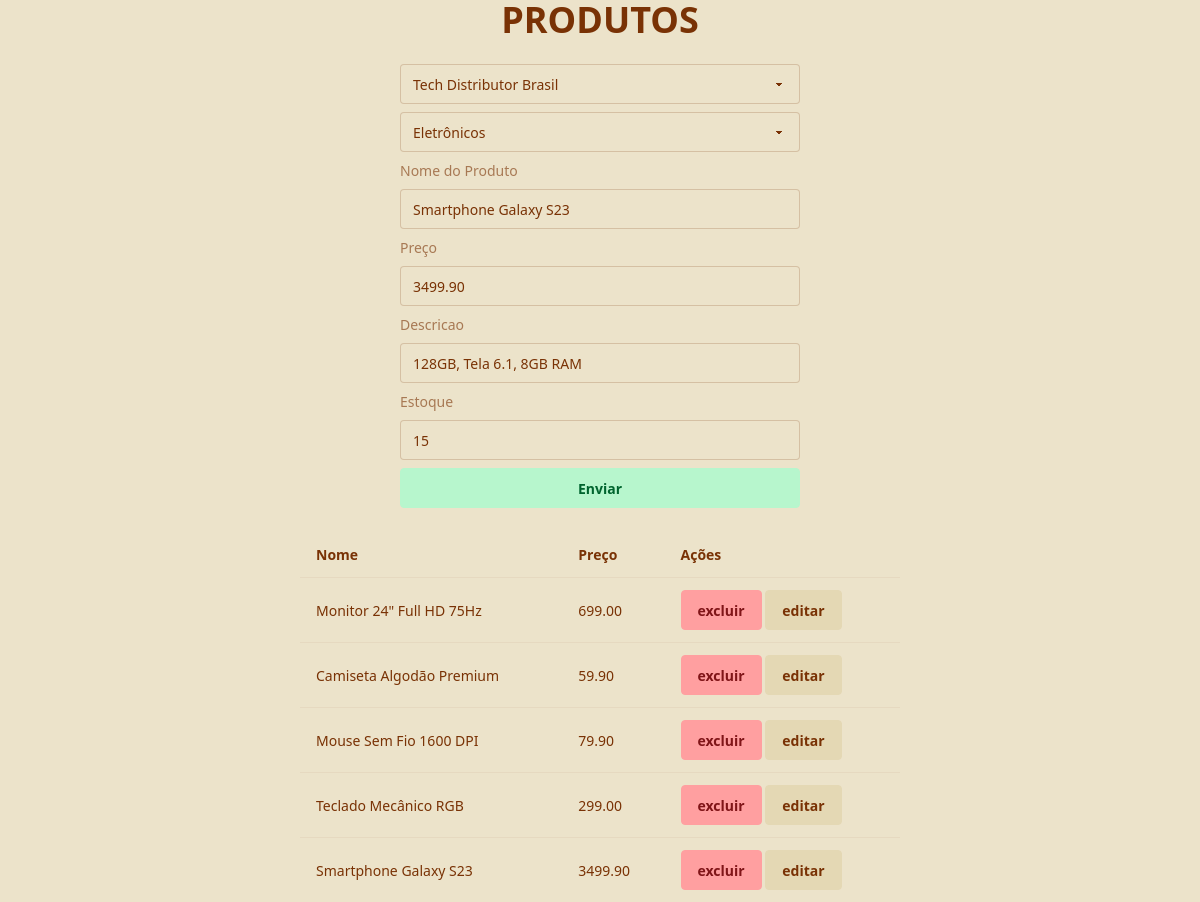
The app's page /Ver1/crud/produto.php?id=1 with its own data.
### tables this page shows
create table produto(
    id_prod int auto_increment primary key,
    id_forn int,
    id_cat int,
    nome_prod varchar(200),
    preco decimal(10,2),
    descricao varchar(300),
    estoque int check(estoque >=0), 
    
    foreign key(id_forn) references fornecedor(id_forn),
    foreign key(id_cat) references categoria(id_cat)
);

### Ver1/includes/cabecalho.php (called while the page is built, shortened)
<?php
require_once __DIR__ . "/../conn.php";
if(isset($_GET['id'])){
    extract($_GET);
    try{
        $sql="SELECT * FROM $tabela  WHERE $campoId = :id";
        $stmt=$pdo->prepare($sql);
        $stmt->execute([':id' => $_GET['id']]);
        $registros = $stmt->fetchAll();
        $registro = $registros[0];
    }catch(PDOException $e){
        echo "erro $e";
    }
}else{
    $acao = 1;
}
?>

### Ver1/crud/produto.php (the view, shortened to what this page needs)
<?php
require_once __DIR__ . "/../conn.php";
$tabela = "produto";
$campoId = "id_prod";
require_once __DIR__ . "/../includes/cabecalho.php";
?>
<!DOCTYPE html>
<html lang="en" data-theme="retro">
<head>
    <link href="https://cdn.jsdelivr.net/npm/daisyui@5" rel="stylesheet" type="text/css" />
    <link href="https://cdn.jsdelivr.net/npm/daisyui@5/themes.css" rel="stylesheet" type="text/css" />
    <script src="https://cdn.jsdelivr.net/npm/@tailwindcss/browser@4"></script>
</head>
<body>
    <h1 class="font-title text-4xl font-bold text-center">PRODUTOS</h1>
    <form action="../actions/salvar.php" method="post" class="max-w-md mx-auto">
    <div class="card-body">
        <select class="select w-100" name="id_forn" id="id_forn"  value="<?= $registro['id_forn'] ?? '' ?>" >
        <?php
            foreach($pdo->query("SELECT id_forn, nome_forn FROM fornecedor") as $row){
                echo "<option value='" . $row['id_forn'] . "'>" . $row['nome_forn'] . "</option>";
            }
         ?>
        </select>
        <select class="select w-100" name="id_cat" id="id_cat" value="<?= $registro['id_cat'] ?? '' ?>">
        <?php
            foreach($pdo->query("SELECT id_cat, nome_cat FROM categoria") as $row){
                echo "<option value='" . $row['id_cat'] . "'>" . $row['nome_cat'] . "</option>";
            }
         ?>
        </select>
        <label for="nome_prod" class="label">Nome do Produto</label><input class="input w-100" type="text" name="nome_prod" value="<?= $registro['nome_prod'] ?? '' ?>">
        <label for="preco" class="label">Preço</label><input type="number" class="input w-100" step="0.01" min="0" name="preco" value="<?= $registro['preco'] ?? '' ?>">
        <label for="descricao" class="label">Descricao</label><input type="text" class="input w-100" name="descricao" value="<?= $registro['descricao'] ?? '' ?>">
        <label for='estoque' class="label">Estoque</label><input type="number" class="input w-100" min="0" name='estoque' value="<?= $registro['estoque'] ?? '' ?>">
        <button type='submit' class='btn btn-secondary'>Enviar</button>
    </form>
     <table class="table w-[50%] mx-auto ">
        <tr>
            <th>Nome</th>
            <th>Preço</th>
            <th>Ações</th>
        <tr>
    <?php
    try{
        $sql="SELECT * FROM produto ORDER BY id_prod DESC";
        $stmt=$pdo->prepare($sql);
        $stmt->execute();
        $produtos = $stmt->fetchAll();
        foreach($produtos as $prod):
            ?>
            <tr>
                <td>
                    <?= $prod['nome_prod'] ?>
                </td>
                <td>
                    <?= $prod['preco'] ?>
                </td>
                <td>
                    <a class="btn btn-primary" href="../actions/deletar.php?formulario=produto&id=<?= $prod['id_prod'] ?>">excluir</a>
                    <a class="btn" href="produto.php?id=<?= $prod['id_prod'] ?>">editar</a>
                </td>
            </tr>
       <?php
        endforeach;
        ?>
        </table>
        <?php
         }catch(PDOException $e){
            echo "erro:". $e->getMessage();
         }
    ?>
</body>
</html>

### records on screen
produto: nome_prod "Smartphone Galaxy S23", preco "3499.90", descricao "128GB, Tela 6.1, 8GB RAM", estoque "15"
produto: nome_prod "Monitor 24\" Full HD 75Hz", preco "699.00"
produto: nome_prod "Camiseta Algodão Premium", preco "59.90"
produto: nome_prod "Mouse Sem Fio 1600 DPI", preco "79.90"
produto: nome_prod "Teclado Mecânico RGB", preco "299.00"

### other values on screen
form field id_forn "Tech Distributor Brasil"
form field id_cat "Eletrônicos"
